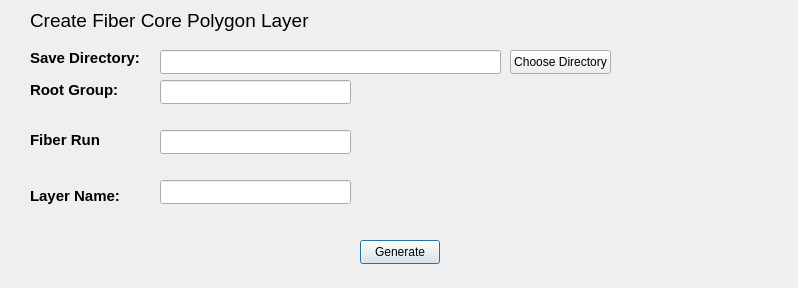
<?xml version="1.0" encoding="UTF-8"?>
<ui version="4.0">
 <class>FiberLayerDialogBase</class>
 <widget class="QDialog" name="FiberLayerDialogBase">
  <property name="geometry">
   <rect>
    <x>0</x>
    <y>0</y>
    <width>798</width>
    <height>288</height>
   </rect>
  </property>
  <property name="windowTitle">
   <string>Fiber Layer</string>
  </property>
  <widget class="QPushButton" name="generateButton">
   <property name="geometry">
    <rect>
     <x>360</x>
     <y>240</y>
     <width>80</width>
     <height>24</height>
    </rect>
   </property>
   <property name="text">
    <string>Generate</string>
   </property>
  </widget>
  <widget class="QLabel" name="label">
   <property name="geometry">
    <rect>
     <x>30</x>
     <y>0</y>
     <width>291</width>
     <height>41</height>
    </rect>
   </property>
   <property name="font">
    <font>
     <family>Yu Gothic UI</family>
     <pointsize>14</pointsize>
    </font>
   </property>
   <property name="text">
    <string>Create Fiber Core Polygon Layer</string>
   </property>
  </widget>
  <widget class="QLabel" name="label_2">
   <property name="geometry">
    <rect>
     <x>30</x>
     <y>180</y>
     <width>91</width>
     <height>31</height>
    </rect>
   </property>
   <property name="font">
    <font>
     <pointsize>11</pointsize>
     <bold>true</bold>
    </font>
   </property>
   <property name="text">
    <string>Layer Name:</string>
   </property>
  </widget>
  <widget class="QLineEdit" name="layerName">
   <property name="geometry">
    <rect>
     <x>160</x>
     <y>180</y>
     <width>191</width>
     <height>24</height>
    </rect>
   </property>
  </widget>
  <widget class="QLabel" name="label_3">
   <property name="geometry">
    <rect>
     <x>30</x>
     <y>130</y>
     <width>71</width>
     <height>20</height>
    </rect>
   </property>
   <property name="font">
    <font>
     <pointsize>11</pointsize>
     <bold>true</bold>
    </font>
   </property>
   <property name="text">
    <string>Fiber Run:</string>
   </property>
  </widget>
  <widget class="QLabel" name="label_4">
   <property name="geometry">
    <rect>
     <x>30</x>
     <y>80</y>
     <width>91</width>
     <height>20</height>
    </rect>
   </property>
   <property name="font">
    <font>
     <pointsize>11</pointsize>
     <bold>true</bold>
    </font>
   </property>
   <property name="text">
    <string>Root Group:</string>
   </property>
  </widget>
  <widget class="QLineEdit" name="fiberRun">
   <property name="geometry">
    <rect>
     <x>160</x>
     <y>130</y>
     <width>191</width>
     <height>24</height>
    </rect>
   </property>
  </widget>
  <widget class="QLineEdit" name="rootFolder">
   <property name="geometry">
    <rect>
     <x>160</x>
     <y>80</y>
     <width>191</width>
     <height>24</height>
    </rect>
   </property>
  </widget>
  <widget class="QLineEdit" name="saveDirectoryInput">
   <property name="geometry">
    <rect>
     <x>160</x>
     <y>50</y>
     <width>341</width>
     <height>24</height>
    </rect>
   </property>
  </widget>
  <widget class="QLabel" name="label_5">
   <property name="geometry">
    <rect>
     <x>30</x>
     <y>50</y>
     <width>121</width>
     <height>16</height>
    </rect>
   </property>
   <property name="font">
    <font>
     <pointsize>11</pointsize>
     <bold>true</bold>
    </font>
   </property>
   <property name="text">
    <string>Save Directory:</string>
   </property>
  </widget>
  <widget class="QPushButton" name="chooseFileButton">
   <property name="geometry">
    <rect>
     <x>510</x>
     <y>50</y>
     <width>101</width>
     <height>24</height>
    </rect>
   </property>
   <property name="text">
    <string>Choose Directory</string>
   </property>
  </widget>
 </widget>
 <resources/>
 <connections/>
</ui>
